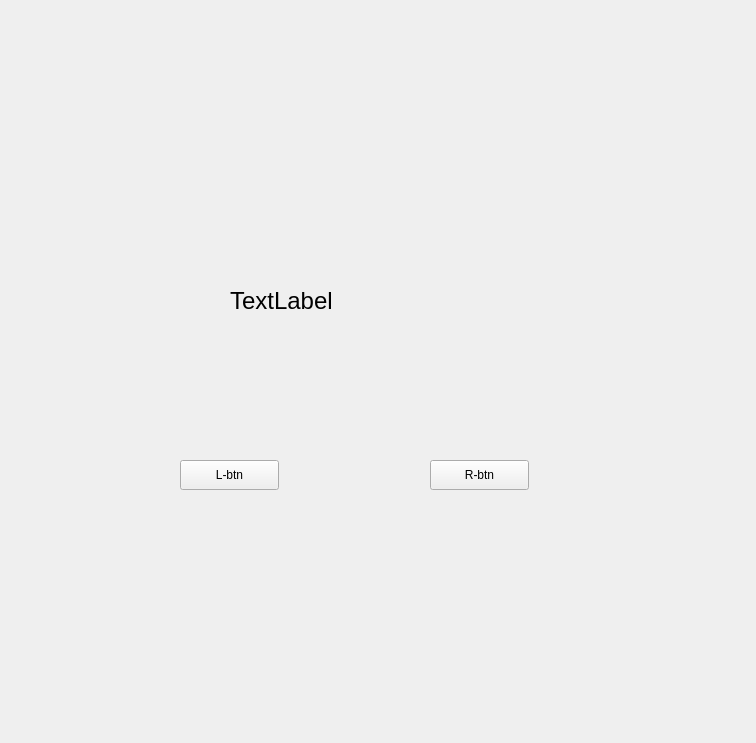
<?xml version="1.0" encoding="UTF-8"?>
<ui version="4.0">
 <class>Form</class>
 <widget class="QWidget" name="Form">
  <property name="geometry">
   <rect>
    <x>0</x>
    <y>0</y>
    <width>756</width>
    <height>743</height>
   </rect>
  </property>
  <property name="windowTitle">
   <string>Form</string>
  </property>
  <widget class="QPushButton" name="Btn1">
   <property name="geometry">
    <rect>
     <x>180</x>
     <y>460</y>
     <width>99</width>
     <height>30</height>
    </rect>
   </property>
   <property name="text">
    <string>L-btn</string>
   </property>
  </widget>
  <widget class="QPushButton" name="Btn2">
   <property name="geometry">
    <rect>
     <x>430</x>
     <y>460</y>
     <width>99</width>
     <height>30</height>
    </rect>
   </property>
   <property name="text">
    <string>R-btn</string>
   </property>
  </widget>
  <widget class="QLabel" name="label">
   <property name="geometry">
    <rect>
     <x>230</x>
     <y>290</y>
     <width>301</width>
     <height>22</height>
    </rect>
   </property>
   <property name="font">
    <font>
     <pointsize>18</pointsize>
    </font>
   </property>
   <property name="text">
    <string>TextLabel</string>
   </property>
  </widget>
 </widget>
 <resources/>
 <connections>
  <connection>
   <sender>Btn1</sender>
   <signal>clicked()</signal>
   <receiver>Form</receiver>
   <slot>slot1()</slot>
   <hints>
    <hint type="sourcelabel">
     <x>244</x>
     <y>480</y>
    </hint>
    <hint type="destinationlabel">
     <x>238</x>
     <y>562</y>
    </hint>
   </hints>
  </connection>
  <connection>
   <sender>Btn2</sender>
   <signal>clicked()</signal>
   <receiver>Form</receiver>
   <slot>slot2()</slot>
   <hints>
    <hint type="sourcelabel">
     <x>488</x>
     <y>471</y>
    </hint>
    <hint type="destinationlabel">
     <x>503</x>
     <y>573</y>
    </hint>
   </hints>
  </connection>
 </connections>
 <slots>
  <slot>slot1()</slot>
  <slot>slot2()</slot>
 </slots>
</ui>
